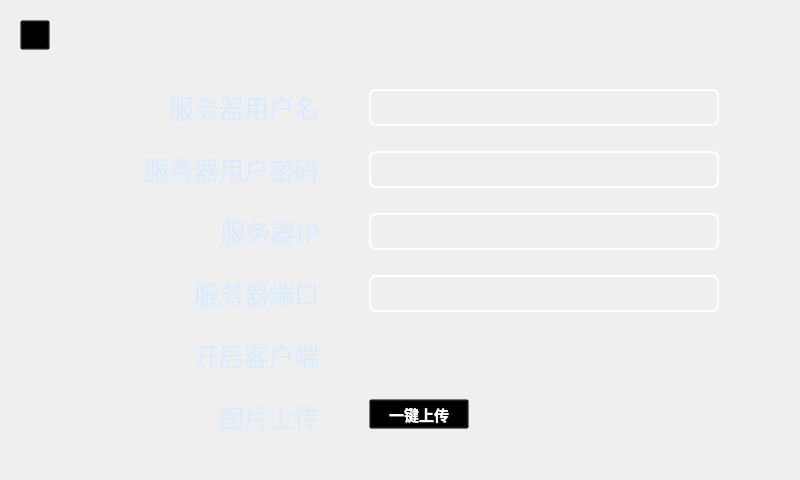
<?xml version="1.0" encoding="UTF-8"?>
<ui version="4.0">
 <class>hp_dialog_service</class>
 <widget class="QWidget" name="hp_dialog_service">
  <property name="geometry">
   <rect>
    <x>0</x>
    <y>0</y>
    <width>800</width>
    <height>480</height>
   </rect>
  </property>
  <property name="font">
   <font>
    <family>微软雅黑</family>
   </font>
  </property>
  <property name="windowTitle">
   <string>Form</string>
  </property>
  <property name="styleSheet">
   <string notr="true"/>
  </property>
  <widget class="QFrame" name="frame">
   <property name="geometry">
    <rect>
     <x>0</x>
     <y>0</y>
     <width>801</width>
     <height>481</height>
    </rect>
   </property>
   <property name="styleSheet">
    <string notr="true">QFrame{
background-image:url(:/res/background_1.jpg);
border:none;
}</string>
   </property>
   <property name="frameShape">
    <enum>QFrame::NoFrame</enum>
   </property>
   <property name="frameShadow">
    <enum>QFrame::Plain</enum>
   </property>
   <widget class="QToolButton" name="toolButton_close">
    <property name="geometry">
     <rect>
      <x>20</x>
      <y>20</y>
      <width>30</width>
      <height>30</height>
     </rect>
    </property>
    <property name="styleSheet">
     <string notr="true">
QToolButton{background:transparent;
border-image: url(:/res/returnBig_n.png);
}

QToolButton::pressed{background:transparent;
border-image: url(:/res/returnBig_s.png);
}

QToolButton::disabled{background:transparent;
border-image: url(:/res/returnBig_d.png);
}
</string>
    </property>
    <property name="text">
     <string/>
    </property>
   </widget>
   <widget class="QFrame" name="frame_2">
    <property name="geometry">
     <rect>
      <x>10</x>
      <y>80</y>
      <width>791</width>
      <height>401</height>
     </rect>
    </property>
    <property name="styleSheet">
     <string notr="true">QFrame{background:none;border:none;}</string>
    </property>
    <property name="frameShape">
     <enum>QFrame::StyledPanel</enum>
    </property>
    <property name="frameShadow">
     <enum>QFrame::Raised</enum>
    </property>
    <layout class="QFormLayout" name="formLayout">
     <property name="horizontalSpacing">
      <number>50</number>
     </property>
     <property name="verticalSpacing">
      <number>25</number>
     </property>
     <item row="0" column="0">
      <widget class="QLabel" name="label_title_server_act">
       <property name="minimumSize">
        <size>
         <width>300</width>
         <height>0</height>
        </size>
       </property>
       <property name="font">
        <font>
         <family>微软雅黑</family>
         <pointsize>19</pointsize>
        </font>
       </property>
       <property name="styleSheet">
        <string notr="true">background:transparent;
color:rgb(216, 235, 255);</string>
       </property>
       <property name="text">
        <string>服务器用户名</string>
       </property>
       <property name="alignment">
        <set>Qt::AlignRight|Qt::AlignTrailing|Qt::AlignVCenter</set>
       </property>
      </widget>
     </item>
     <item row="0" column="1">
      <widget class="QLabel" name="label_server_act">
       <property name="maximumSize">
        <size>
         <width>350</width>
         <height>16777215</height>
        </size>
       </property>
       <property name="font">
        <font>
         <pointsize>19</pointsize>
        </font>
       </property>
       <property name="styleSheet">
        <string notr="true">background:transparent;
color:#C3CCEF;
border:2px solid white;
border-radius: 7px;</string>
       </property>
       <property name="text">
        <string notr="true"/>
       </property>
      </widget>
     </item>
     <item row="1" column="0">
      <widget class="QLabel" name="label_title_server_paswd">
       <property name="minimumSize">
        <size>
         <width>300</width>
         <height>0</height>
        </size>
       </property>
       <property name="font">
        <font>
         <family>微软雅黑</family>
         <pointsize>19</pointsize>
        </font>
       </property>
       <property name="styleSheet">
        <string notr="true">background:transparent;
color:rgb(216, 235, 255);</string>
       </property>
       <property name="text">
        <string>服务器用户密码</string>
       </property>
       <property name="alignment">
        <set>Qt::AlignRight|Qt::AlignTrailing|Qt::AlignVCenter</set>
       </property>
      </widget>
     </item>
     <item row="1" column="1">
      <widget class="QLabel" name="label_server_paswd">
       <property name="maximumSize">
        <size>
         <width>350</width>
         <height>16777215</height>
        </size>
       </property>
       <property name="font">
        <font>
         <pointsize>19</pointsize>
        </font>
       </property>
       <property name="styleSheet">
        <string notr="true">background:transparent;
color:#C3CCEF;
border:2px solid white;
border-radius: 7px;</string>
       </property>
       <property name="text">
        <string notr="true"/>
       </property>
      </widget>
     </item>
     <item row="2" column="0">
      <widget class="QLabel" name="label_title_IP">
       <property name="minimumSize">
        <size>
         <width>300</width>
         <height>0</height>
        </size>
       </property>
       <property name="font">
        <font>
         <family>微软雅黑</family>
         <pointsize>19</pointsize>
        </font>
       </property>
       <property name="styleSheet">
        <string notr="true">background:transparent;
color:rgb(216, 235, 255);</string>
       </property>
       <property name="text">
        <string>服务器IP</string>
       </property>
       <property name="alignment">
        <set>Qt::AlignRight|Qt::AlignTrailing|Qt::AlignVCenter</set>
       </property>
      </widget>
     </item>
     <item row="2" column="1">
      <widget class="QLabel" name="label_IP">
       <property name="maximumSize">
        <size>
         <width>350</width>
         <height>16777215</height>
        </size>
       </property>
       <property name="font">
        <font>
         <pointsize>19</pointsize>
        </font>
       </property>
       <property name="styleSheet">
        <string notr="true">background:transparent;
color:#C3CCEF;
border:2px solid white;
border-radius: 7px;</string>
       </property>
       <property name="text">
        <string notr="true"/>
       </property>
      </widget>
     </item>
     <item row="3" column="0">
      <widget class="QLabel" name="label_title_account">
       <property name="minimumSize">
        <size>
         <width>300</width>
         <height>0</height>
        </size>
       </property>
       <property name="font">
        <font>
         <family>微软雅黑</family>
         <pointsize>19</pointsize>
        </font>
       </property>
       <property name="styleSheet">
        <string notr="true">background:transparent;
color:rgb(216, 235, 255);</string>
       </property>
       <property name="text">
        <string>服务器端口</string>
       </property>
       <property name="alignment">
        <set>Qt::AlignRight|Qt::AlignTrailing|Qt::AlignVCenter</set>
       </property>
      </widget>
     </item>
     <item row="3" column="1">
      <widget class="QLabel" name="label_Account">
       <property name="maximumSize">
        <size>
         <width>350</width>
         <height>16777215</height>
        </size>
       </property>
       <property name="font">
        <font>
         <pointsize>19</pointsize>
        </font>
       </property>
       <property name="styleSheet">
        <string notr="true">background:transparent;
color:#C3CCEF;
border:2px solid white;
border-radius: 7px;</string>
       </property>
       <property name="text">
        <string notr="true"/>
       </property>
      </widget>
     </item>
     <item row="4" column="0">
      <widget class="QLabel" name="label_title_srvopen">
       <property name="minimumSize">
        <size>
         <width>300</width>
         <height>0</height>
        </size>
       </property>
       <property name="font">
        <font>
         <family>微软雅黑</family>
         <pointsize>19</pointsize>
        </font>
       </property>
       <property name="styleSheet">
        <string notr="true">background:transparent;
color:rgb(216, 235, 255);</string>
       </property>
       <property name="text">
        <string>开启客户端</string>
       </property>
       <property name="alignment">
        <set>Qt::AlignRight|Qt::AlignTrailing|Qt::AlignVCenter</set>
       </property>
      </widget>
     </item>
     <item row="4" column="1">
      <widget class="QCheckBox" name="checkBox_srvopen">
       <property name="enabled">
        <bool>true</bool>
       </property>
       <property name="font">
        <font>
         <pointsize>17</pointsize>
        </font>
       </property>
       <property name="mouseTracking">
        <bool>false</bool>
       </property>
       <property name="focusPolicy">
        <enum>Qt::NoFocus</enum>
       </property>
       <property name="styleSheet">
        <string notr="true">QCheckBox{
	background:transparent;
	color:#C3CCEF;
}
QCheckBox::indicator:unchecked {
    image:url(:/res/checkBox_n.png);
}

QCheckBox::indicator:checked {
    image: url(:/res/checkBox_s.png);
}

</string>
       </property>
       <property name="text">
        <string/>
       </property>
      </widget>
     </item>
     <item row="5" column="0">
      <widget class="QLabel" name="label_title_picUpload">
       <property name="minimumSize">
        <size>
         <width>300</width>
         <height>0</height>
        </size>
       </property>
       <property name="font">
        <font>
         <family>微软雅黑</family>
         <pointsize>19</pointsize>
        </font>
       </property>
       <property name="styleSheet">
        <string notr="true">background:transparent;
color:rgb(216, 235, 255);</string>
       </property>
       <property name="text">
        <string>图片上传</string>
       </property>
       <property name="alignment">
        <set>Qt::AlignRight|Qt::AlignTrailing|Qt::AlignVCenter</set>
       </property>
      </widget>
     </item>
     <item row="5" column="1">
      <widget class="QToolButton" name="toolButton_picUpload">
       <property name="minimumSize">
        <size>
         <width>100</width>
         <height>30</height>
        </size>
       </property>
       <property name="font">
        <font>
         <family>微软雅黑</family>
         <pointsize>11</pointsize>
         <weight>75</weight>
         <bold>true</bold>
        </font>
       </property>
       <property name="styleSheet">
        <string notr="true">QToolButton{
background:transparent;
border-image: url(:/res/label_Background_n.png);
color:white;
}
QToolButton::pressed{
background:transparent;
border-image: url(:/res/label_Background_s.png);color:white;
}
QToolButton::focus{
background:transparent;
border-image: url(:/res/label_Background_s.png);color:white;
}</string>
       </property>
       <property name="text">
        <string>一键上传</string>
       </property>
      </widget>
     </item>
    </layout>
   </widget>
  </widget>
 </widget>
 <resources/>
 <connections/>
</ui>
